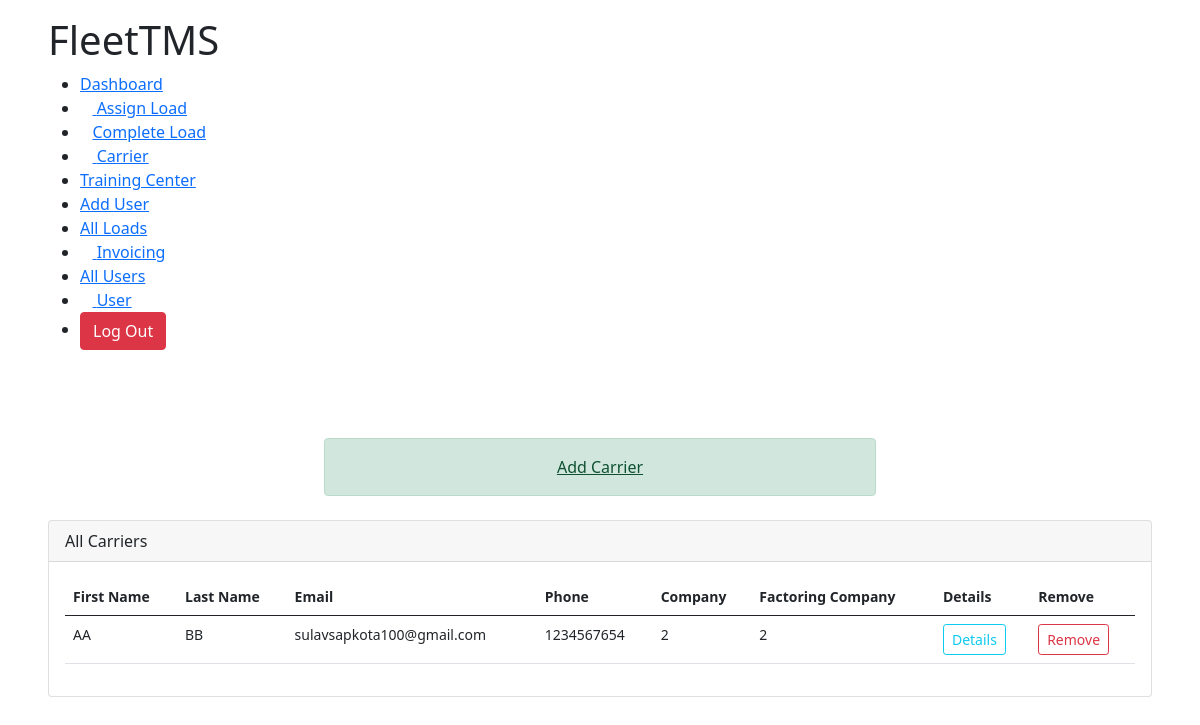
The app's page /all_carrier (signed in) with its own data.
### TMSTruck/models.py (models this page shows, shortened)
class Carrier(models.Model):
	user					= models.ForeignKey(Account,on_delete=models.CASCADE,null=True,blank=True)
	firstName 				= models.CharField(max_length=100,null=True)
	lastName				= models.CharField(max_length=100,null=True)
	company 				= models.CharField(max_length=100,null=True)
	email					= models.EmailField(max_length=100,null=True)
	phone					= models.IntegerField(null=True)
	mc_number 				= models.IntegerField(null=True)
	dot_number				= models.IntegerField(null=True)
	factoring_phone			= models.IntegerField(null=True)
	willing_states			= models.TextField(max_length=1000,null=True)
	carrier_status			= models.CharField(max_length=100,null=True)
	factoring_company		= models.CharField(max_length=100,null=True)
	mc_upload		 		= models.FileField(upload_to=carrierMcFiles,null=True)
	costPerMile				= models.IntegerField(null=True)

### TMSTruck/decorators.py (the view)
        def wrapper(request, *args, **kwargs):
            group = None
            if request.user.groups.exists():
                group = request.user.groups.all()[0].name
            if group in allowed_roles:
                return view_func(request, *args, **kwargs)
            elif group == 'Trainee':
                return redirect("user")
            else:
                return HttpResponse("You are not authorized to visit this page. ")

### TMSTruck/views.py (called while the page is built)
@login_required(login_url="login")
@customRoles(allowed_roles=['Admin','Accounting','Hiring Manager', 'Logistics Manager'])
def all_carrier(request):
	acc = Account.objects.get(user=request.user)
	carriers = Carrier.objects.filter(user =acc)
	template = 'TMSTruck/carrier/all_carrier.html'
	group = request.user.groups.all()[0].name
	context = {
		'carriers':carriers,
		'group':group
	}
	return render(request,template,context)

### TMSTruck/templates/TMSTruck/carrier/all_carrier.html (shortened to what this page needs)
{% extends 'TMSTruck/base.html' %}
{% load static %}
{% block content %}
<!DOCTYPE html>
<html lang="en">
<head>
    <link rel="stylesheet" href="{% static 'css/dashboard.css' %}">
</head>
<body>
    <div class="main-body">
        {% if group == 'Accounting' %}
        {% include 'TMSTruck/navbars/accounting_navbar.html' %}
        {% elif group == 'Admin' %}
        {% include 'TMSTruck/navbars/admin_navbar.html' %}
        {% elif group == 'Hiring Manager' %}
        {% include 'TMSTruck/navbars/hiring_manager_navbar.html' %}
        {% elif group == 'Logistics Manager' %}
        {% include 'TMSTruck/navbars/logistics_manager.html' %}
        {% endif %}<br><br>
        <div class="col-md-6 mx-auto">
            <a style="display: flex; justify-content: center; "class="mb-4 alert alert-success" href="{% url 'add_carrier' %}">Add Carrier</a>
        </div>
        <div class="row">
            <div class="col-md-12">
                <div class="card">
                    <div class="card-header">All Carriers</div>
                    <div class="card-body">
                        <table class="table">
                            <thead>
                                <tr>
                                    <th scope="col">First Name</th>
                                    <th scope="col">Last Name</th>
                                    <th scope="col">Email</th>
                                    <th scope="col">Phone</th>
                                    <th scope="col">Company</th>
                                    <th scope="col">Factoring Company</th>
                                    <th scope="col">Details</th>
                                    <th scope="col">Remove</th>
                                </tr>
                            </thead>
                            <tbody>
                                {% for carrier in carriers %}
                                <tr>
                                    <td>{{carrier.firstName}}</td>
                                    <td>{{carrier.lastName}}</td>
                                    <td>{{carrier.email}}</td>
                                    <td>{{carrier.phone}}</td>
                                    <td>{{carrier.company}}</td>
                                    <td>{{carrier.factoring_company}}</td>
                                    <td><a href="{% url 'user_detail' carrier.id %}"><button class="btn btn-outline-info btn-sm">Details</button></a></td>
                                    <td><a href="{% url 'remove_carrier' carrier.id %}"><button class="btn btn-outline-danger btn-sm">Remove</button></a></td>
                                </tr>
                                {% endfor %}
                            </tbody>
                        </table>
                    </div>
                </div>
            </div>
        </div>
    </div>
</body>
</html>
{% endblock %}

### static/css/base.css (style rules this page uses)
* { padding: 0px; margin: 0px; }
.main-body { margin: 1rem 3rem; }

### TMSTruck/templates/TMSTruck/carrier/all_carrier.html (style rules this page uses)
table { font-size: 14px; }

### records on screen
Carrier: firstName "AA", lastName "BB", email "sulavsapkota100@gmail.com", phone "1234567654", company "2", factoring_company "2"
